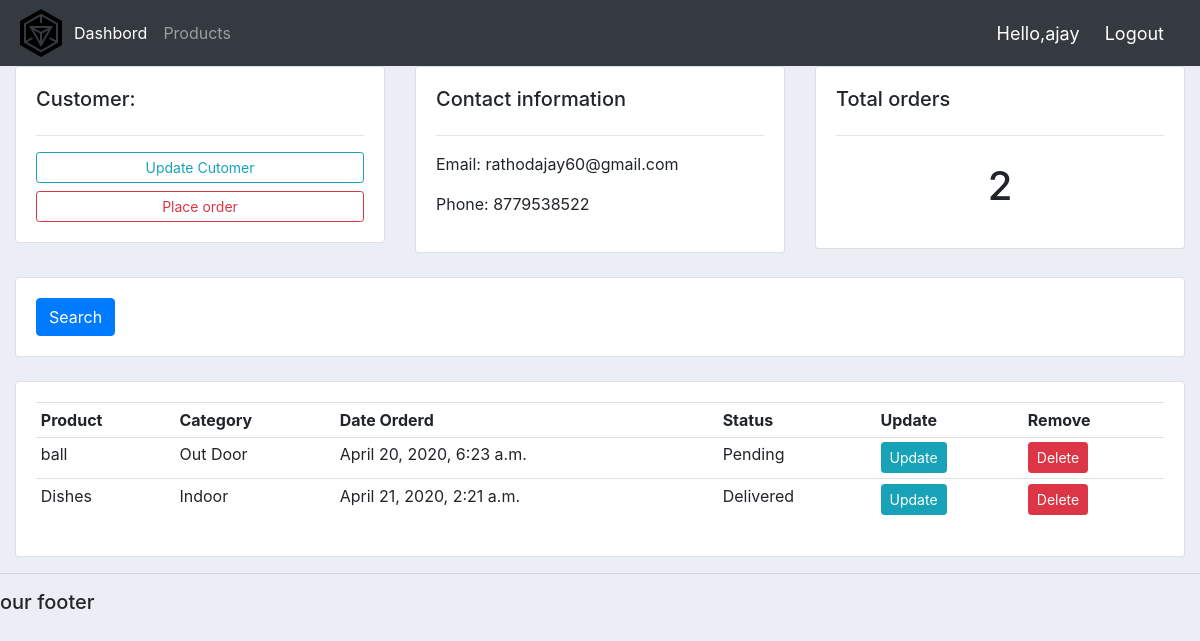
/customer/2 (signed in), run on the app's committed database.
### accounts/models.py (models this page shows, shortened)
class Customer(models.Model):
	User = models.OneToOneField(User, null = True, on_delete = models.CASCADE)
	name = models.CharField(max_length = 200, null = True)
	phone = models.CharField(max_length = 200, null = True)
	email = models.CharField(max_length = 200, null = True)
	date_created = models.DateTimeField(auto_now_add = True, null = True)

class Order(models.Model):
	STATUS = (
			('Pending', 'Pending'),
			('Out for delivery', 'Out for delivery'),
			('Delivered', 'Delivered'),
		)
	customer = models.ForeignKey(Customer, null = True, on_delete = models.SET_NULL)
	product = models.ForeignKey(Product, null = True, on_delete = models.SET_NULL)
	date_created = models.DateTimeField(auto_now_add = True, null = True)
	status = models.CharField(max_length = 200, null = True, choices =STATUS)

class Product(models.Model):
	CATEGORY = (
			('Indoor', 'Indoor'),
			('Out Door', 'out Door'),
		)
	name = models.CharField(max_length = 200, null = True)
	price = models.FloatField(null = True)
	category = models.CharField(max_length = 200, null = True, choices = CATEGORY)
	description = models.CharField(max_length = 200, null = True, blank = True)
	date_created = models.DateTimeField(auto_now_add = True, null = True)
	tags = models.ManyToManyField(Tag)
	def __str__(self):
		return self.name

### accounts/decorators.py (the view)
		def wrapper_func(request, *args, **kwargs):
			group = None
			if request.user.groups.exists():
				group  = request.user.groups.all()[0].name
			if group in allowed_roles:
				return view_func(request, *args, **kwargs)
			else:
				return HttpResponse("you are not authorized")

### accounts/views.py (called while the page is built)
@login_required(login_url = 'login')
@allowed_users(allowed_roles = ['admin'])
def customer(request, pk_test):
	customer = Customer.objects.get(id = pk_test)
	orders =customer.order_set.all()
	order_count = orders.count()
	context = {'customer':customer, 'orders':orders, 'order_count':order_count}
	return render(request, "accounts/customer.html", context)

### accounts/templates/accounts/customer.html
{% extends 'accounts/main.html' %}
{% block content %}
<div class="row">
	<div class="col-md">
		<div class="card card-body">
			<h5>Customer:</h5>
			<hr>
			<a href="" class="btn btn-outline-info btn-sm btn-block">Update Cutomer</a>
			<a href="{% url 'create_order' %}" class="btn btn-outline-danger btn-sm btn-block">Place order</a>
		</div>
	</div>
	<div class="col-md">
		<div class="card card-body">
			<h5>Contact information</h5>
			<hr>
			<p>Email:&nbsp;{{customer.email}}</p>
			<p>Phone:&nbsp;{{customer.phone}}</p>
		</div>
	</div>
	<div class="col-md">
		<div class="card card-body">
			<h5>Total orders</h5>
			<hr>
			<h1 style="text-align: center;padding: 10px;">{{order_count}}</h1>
		</div>
	</div>
</div>
<br>
<div class="row">
	<div class="col">
		<div class="card card-body">
			<form method="get">
				<button class="btn btn-primary">Search</button>
			</form>
		</div>
	</div>
</div>
<br>
<div class="row">
	<div class="col-md">
		<div class="card card-body">
			<table class="table table-sm">
				<tr>
					<th>Product</th>
					<th>Category</th>
					<th>Date Orderd</th>
					<th>Status</th>
					<th>Update</th>
					<th>Remove</th>
				</tr>
				{% for order in orders %}
					<tr>
						<td>{{order.product}}</td>
						<td>{{order.product.category}}</td>
						<td>{{order.date_created}}</td>
						<td>{{order.status}}</td>
						<td><a class="btn  btn-sm btn-info" href="{% url 'update_order' order.id %}">Update</a></td>
						<td><a class="btn  btn-sm btn-danger" href="{% url 'delete_order' order.id %}">Delete</a></td>
					</tr>
				{% endfor %}
			</table>
		</div>
	</div>
</div>
{% endblock %}

### accounts/templates/accounts/navbar.html (shortened to what this page needs)
{% load static %}
<nav class="navbar navbar-expand-lg navbar-dark bg-dark">
  <img src="{% static 'images/logo.png' %}">
  <div class="collapse navbar-collapse" id="navbarNav">
    <ul class="navbar-nav">
      {% if request.user.is_staff %}
      <li class="nav-item active">
        <a class="nav-link" href="{% url 'home' %}">Dashbord</a>
      </li>
      <li class="nav-item">
        <a class="nav-link" href="{% url 'products' %}">Products</a>
      </li>
      {% endif %}
    </ul>
  </div>
  <span class ="hello_msg">Hello,{{request.user}} </span>
  <span><a class ="hello_msg" href="{% url 'logout' %}">&nbsp;Logout</a></span>
</nav>

### accounts/static/css/main.css (style rules this page uses)
body { background-color: #ebeff5; }

### accounts/templates/accounts/navbar.html (style rules this page uses)
.hello_msg { color: white; font-size: 18px; margin-right: 20px; }

### data on the page
Customer: email "rathodajay60@gmail.com", phone "8779538522"
Order: product "ball", product.category "Out Door", date_created "April 20, 2020, 6:23 a.m.", status "Pending"
Order: product "Dishes", product.category "Indoor", date_created "April 21, 2020, 2:21 a.m.", status "Delivered"

### other printed values
{{ request.user }} "ajay"
{{ order_count }} "2"
